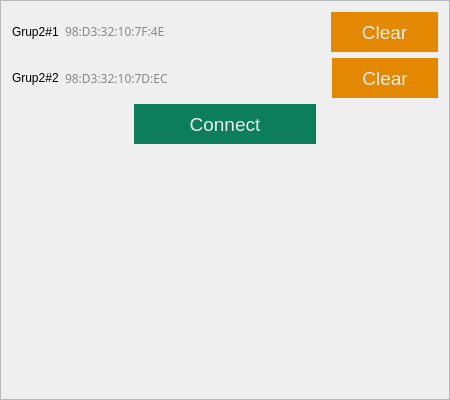
<?xml version="1.0" encoding="UTF-8"?>
<ui version="4.0">
 <class>ConnectFrame</class>
 <widget class="QFrame" name="ConnectFrame">
  <property name="geometry">
   <rect>
    <x>0</x>
    <y>0</y>
    <width>450</width>
    <height>400</height>
   </rect>
  </property>
  <property name="windowTitle">
   <string>Frame</string>
  </property>
  <property name="frameShape">
   <enum>QFrame::StyledPanel</enum>
  </property>
  <property name="frameShadow">
   <enum>QFrame::Raised</enum>
  </property>
  <layout class="QVBoxLayout" name="verticalLayout_2">
   <item>
    <layout class="QHBoxLayout" name="horizontalLayout_3" stretch="0,0,3,2">
     <item>
      <widget class="QLabel" name="bl1name">
       <property name="sizePolicy">
        <sizepolicy hsizetype="Preferred" vsizetype="Fixed">
         <horstretch>0</horstretch>
         <verstretch>0</verstretch>
        </sizepolicy>
       </property>
       <property name="text">
        <string>Grup2#1</string>
       </property>
      </widget>
     </item>
     <item>
      <widget class="QLabel" name="bl1addr">
       <property name="sizePolicy">
        <sizepolicy hsizetype="Preferred" vsizetype="Fixed">
         <horstretch>0</horstretch>
         <verstretch>0</verstretch>
        </sizepolicy>
       </property>
       <property name="font">
        <font>
         <family>Ubuntu Mono</family>
        </font>
       </property>
       <property name="styleSheet">
        <string notr="true">color: rgb(136, 138, 133);</string>
       </property>
       <property name="text">
        <string>98:D3:32:10:7F:4E</string>
       </property>
      </widget>
     </item>
     <item>
      <spacer name="horizontalSpacer">
       <property name="orientation">
        <enum>Qt::Horizontal</enum>
       </property>
       <property name="sizeHint" stdset="0">
        <size>
         <width>40</width>
         <height>20</height>
        </size>
       </property>
      </spacer>
     </item>
     <item>
      <widget class="QPushButton" name="bl1clear">
       <property name="sizePolicy">
        <sizepolicy hsizetype="Preferred" vsizetype="Preferred">
         <horstretch>0</horstretch>
         <verstretch>0</verstretch>
        </sizepolicy>
       </property>
       <property name="minimumSize">
        <size>
         <width>0</width>
         <height>40</height>
        </size>
       </property>
       <property name="font">
        <font>
         <pointsize>14</pointsize>
        </font>
       </property>
       <property name="cursor">
        <cursorShape>PointingHandCursor</cursorShape>
       </property>
       <property name="styleSheet">
        <string notr="true">border-color: rgba(11, 104, 81, 202);
color: rgb(238, 238, 236);
background-color: rgb(227, 136, 0);
border: none;</string>
       </property>
       <property name="text">
        <string>Clear</string>
       </property>
      </widget>
     </item>
    </layout>
   </item>
   <item>
    <layout class="QHBoxLayout" name="horizontalLayout_2" stretch="0,0,3,2">
     <item>
      <widget class="QLabel" name="bl2name">
       <property name="text">
        <string>Grup2#2</string>
       </property>
      </widget>
     </item>
     <item>
      <widget class="QLabel" name="bl2addr">
       <property name="font">
        <font>
         <family>Ubuntu Mono</family>
        </font>
       </property>
       <property name="styleSheet">
        <string notr="true">color: rgb(136, 138, 133);</string>
       </property>
       <property name="text">
        <string>98:D3:32:10:7D:EC</string>
       </property>
      </widget>
     </item>
     <item>
      <spacer name="horizontalSpacer_2">
       <property name="orientation">
        <enum>Qt::Horizontal</enum>
       </property>
       <property name="sizeHint" stdset="0">
        <size>
         <width>40</width>
         <height>20</height>
        </size>
       </property>
      </spacer>
     </item>
     <item>
      <widget class="QPushButton" name="bl2clear">
       <property name="sizePolicy">
        <sizepolicy hsizetype="Preferred" vsizetype="Preferred">
         <horstretch>0</horstretch>
         <verstretch>0</verstretch>
        </sizepolicy>
       </property>
       <property name="minimumSize">
        <size>
         <width>0</width>
         <height>40</height>
        </size>
       </property>
       <property name="font">
        <font>
         <pointsize>14</pointsize>
        </font>
       </property>
       <property name="cursor">
        <cursorShape>PointingHandCursor</cursorShape>
       </property>
       <property name="styleSheet">
        <string notr="true">border-color: rgba(11, 104, 81, 202);
color: rgb(238, 238, 236);
background-color: rgb(227, 136, 0);
border: none;</string>
       </property>
       <property name="text">
        <string>Clear</string>
       </property>
      </widget>
     </item>
    </layout>
   </item>
   <item>
    <layout class="QHBoxLayout" name="horizontalLayout" stretch="2,3,2">
     <item>
      <spacer name="horizontalSpacer_3">
       <property name="orientation">
        <enum>Qt::Horizontal</enum>
       </property>
       <property name="sizeHint" stdset="0">
        <size>
         <width>40</width>
         <height>20</height>
        </size>
       </property>
      </spacer>
     </item>
     <item>
      <widget class="QPushButton" name="connect">
       <property name="sizePolicy">
        <sizepolicy hsizetype="Preferred" vsizetype="Preferred">
         <horstretch>0</horstretch>
         <verstretch>0</verstretch>
        </sizepolicy>
       </property>
       <property name="minimumSize">
        <size>
         <width>0</width>
         <height>40</height>
        </size>
       </property>
       <property name="font">
        <font>
         <pointsize>14</pointsize>
        </font>
       </property>
       <property name="cursor">
        <cursorShape>PointingHandCursor</cursorShape>
       </property>
       <property name="styleSheet">
        <string notr="true">background-color: rgb(13, 126, 91);
color: rgb(238, 238, 236);
border: none;</string>
       </property>
       <property name="text">
        <string>Connect</string>
       </property>
      </widget>
     </item>
     <item>
      <spacer name="horizontalSpacer_4">
       <property name="orientation">
        <enum>Qt::Horizontal</enum>
       </property>
       <property name="sizeHint" stdset="0">
        <size>
         <width>40</width>
         <height>20</height>
        </size>
       </property>
      </spacer>
     </item>
    </layout>
   </item>
   <item>
    <spacer name="verticalSpacer">
     <property name="orientation">
      <enum>Qt::Vertical</enum>
     </property>
     <property name="sizeHint" stdset="0">
      <size>
       <width>20</width>
       <height>40</height>
      </size>
     </property>
    </spacer>
   </item>
  </layout>
 </widget>
 <resources/>
 <connections/>
</ui>
